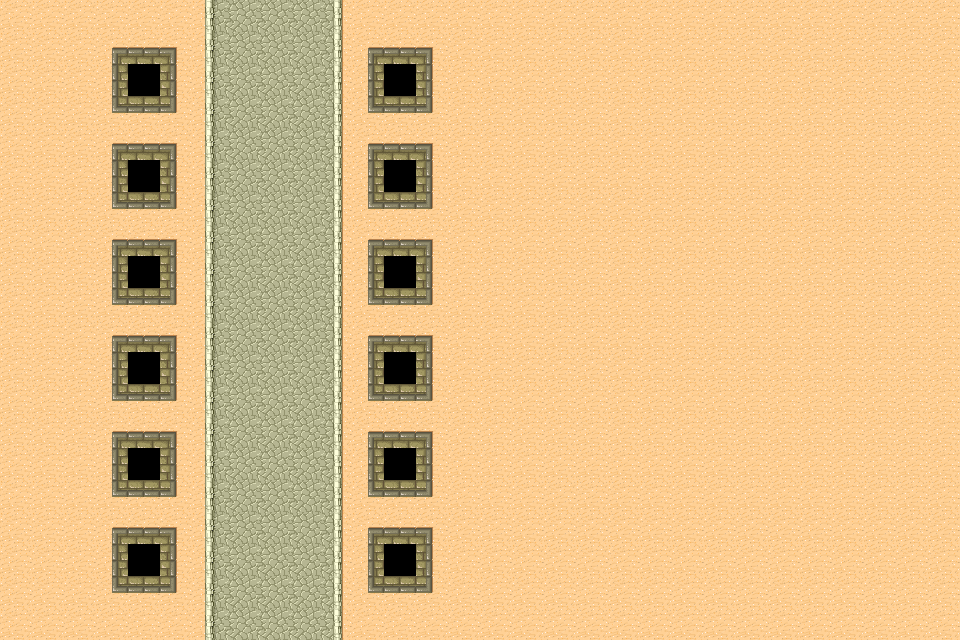

This is a level from a 2D game, rendered from its Tiled map with the project's own tilesets. A one-line summary and the map file follow, with tile-layer data summarised:
An orthogonal 30x20 tile map with 32x32 px tiles, 1 tile layer (background), 1 hidden layer not drawn, 2 tilesets and 15 objects (12x towerSpawn, 3x spawnPoint).

<map version="1.0" orientation="orthogonal" width="30" height="20" tilewidth="32" tileheight="32">
 <properties>
  <property name="retina" value="NO" />
 </properties>
 <tileset firstgid="1" name="tiles" tilewidth="32" tileheight="32" spacing="1" margin="1">
  <image source="tiles.png" width="265" height="199" />
 </tileset>
 <tileset firstgid="49" name="metadatatiles" tilewidth="32" tileheight="32">
  <image source="metadatatiles.png" width="96" height="64" />
  <tile id="0">
   <properties>
    <property name="walkableA" value="YES" />
    <property name="walkableB" value="YES" />
    <property name="walkableC" value="YES" />
   </properties>
  </tile>
  <tile id="1">
   <properties>
    <property name="walkableA" value="YES" />
    <property name="walkableB" value="NO" />
    <property name="walkableC" value="NO" />
   </properties>
  </tile>
  <tile id="2">
   <properties>
    <property name="walkableA" value="NO" />
    <property name="walkableB" value="NO" />
    <property name="walkableC" value="YES" />
   </properties>
  </tile>
  <tile id="3">
   <properties>
    <property name="walkableA" value="NO" />
    <property name="walkableB" value="YES" />
    <property name="walkableC" value="NO" />
   </properties>
  </tile>
  <tile id="4">
   <properties>
    <property name="towerNode" value="YES" />
   </properties>
  </tile>
  <tile id="5">
   <properties>
    <property name="walkableA" value="YES" />
   </properties>
  </tile>
 </tileset>
 <layer name="metadata" width="30" height="20" visible="0">
  <data>[600 cells, 72 non-empty, 4 distinct tile ids]</data>
 </layer>
 <objectgroup name="objectData" width="30" height="20">
  <object name="spawnPoint1a" type="spawnPoint" x="224" y="0" width="32" height="32" />
  <object name="spawnPoint1b" type="spawnPoint" x="256" y="0" width="32" height="32" />
  <object name="spawnPoint1c" type="spawnPoint" x="288" y="0" width="32" height="32" />
  <object name="towerSpawn" x="384" y="64" width="32" height="32" />
  <object name="towerSpawn" x="384" y="160" width="32" height="32" />
  <object name="towerSpawn" x="384" y="256" width="32" height="32" />
  <object name="towerSpawn" x="384" y="352" width="32" height="32" />
  <object name="towerSpawn" x="384" y="448" width="32" height="32" />
  <object name="towerSpawn" x="384" y="544" width="32" height="32" />
  <object name="towerSpawn" x="128" y="544" width="32" height="32" />
  <object name="towerSpawn" x="128" y="448" width="32" height="32" />
  <object name="towerSpawn" x="128" y="352" width="32" height="32" />
  <object name="towerSpawn" x="128" y="256" width="32" height="32" />
  <object name="towerSpawn" x="128" y="160" width="32" height="32" />
  <object name="towerSpawn" x="128" y="64" width="32" height="32" />
 </objectgroup>
 <layer name="background" width="30" height="20">
  <data>[600 cells, 588 non-empty, 12 distinct tile ids]</data>
 </layer>
</map>
